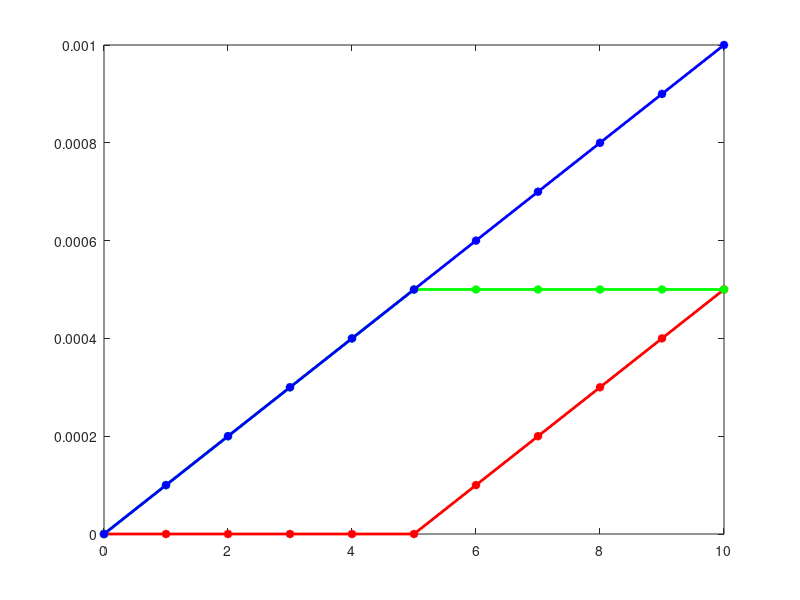
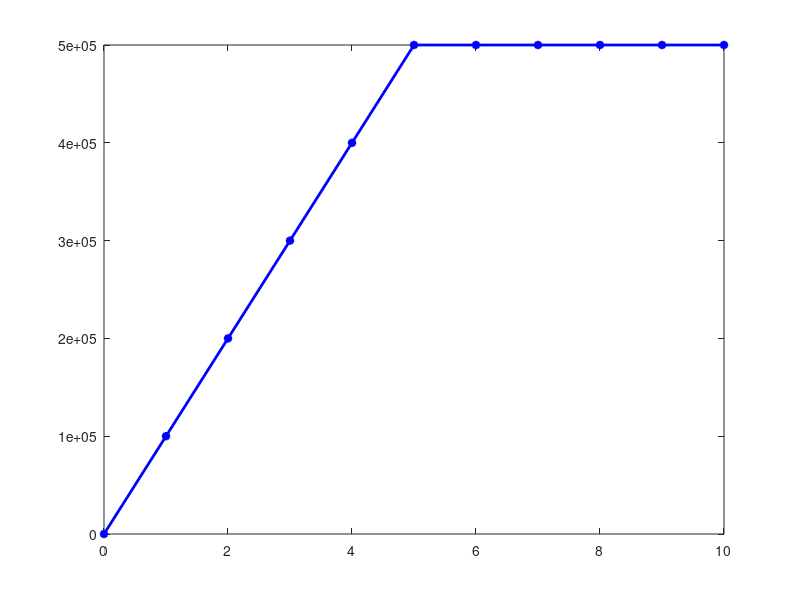

Here is the MATLAB script that generated these plots, in order:
% Plasticity for 1D model
% supositions:
% * perfect plasticity

E = 1.0e9;
d_eps = 0.0001;

eps_f = 0.001;
eps_arr   = [0: d_eps : eps_f];
eps_p_arr = zeros(size(eps));
eps_e_arr = zeros(size(eps));
sig_arr   = zeros(size(eps));
time = linspace(0, 10, size(eps_arr,2));

sig_y = 5.0e5;
sig_1 = 0;
eps_p_1 = 0;
sig_arr(1) = sig_1;
eps_p_arr(1) = eps_p_1;
eps_e_arr(1) = eps_arr(1) - eps_p_1;

for t = 2 : size(eps_arr,2)

  sig_trial   = sig_1 + E*d_eps;
  eps_p_trial = eps_p_1;
  f_trial = abs(sig_trial) - sig_y;

  if (f_trial < 0)
    % elastic state
    sig_2   = sig_trial;
    eps_p_2 = eps_p_trial;
  else
    % return mapping
    d_gamma = f_trial/E;
    sig_2   = sig_trial   - d_gamma*E*sign(sig_trial);
    eps_p_2 = eps_p_trial + d_gamma*sign(sig_trial);
  end
  sig_1   = sig_2;
  eps_p_1 = eps_p_2;

  sig_arr(t) = sig_2;
  eps_p_arr(t) = eps_p_2;
  eps_e_arr(t) = eps_arr(t) - eps_p_2;
  
end

figure();
plot(time, eps_p_arr, '*-r', "linewidth", 2,...
     time, eps_e_arr, '*-g', "linewidth", 2,...
     time, eps_arr  , '*-b', "linewidth", 2); print -djpg eps.jpg 

figure();
plot(time, sig_arr,'*-b',"linewidth",2); print -djpg sig.jpg 


data = [time',eps_arr',eps_e_arr',eps_p_arr',sig_arr'];
save output.dat -ascii data
